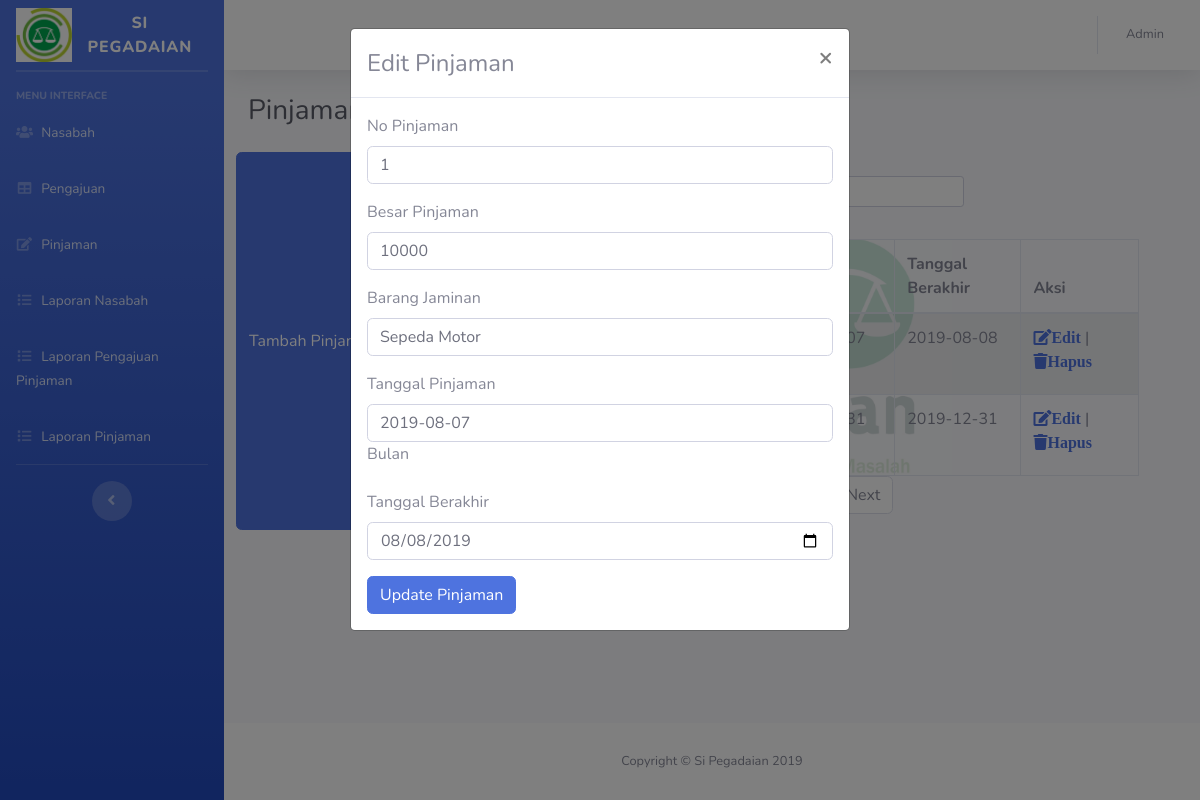
/admin/pinjaman.php?func=editPinjaman&tabel=pinjaman&key=nopinjaman&nopinjaman=1, run on the app's committed database.
### tables this page shows
CREATE TABLE `pinjaman` (
  `nopinjaman` varchar(16) NOT NULL,
  `besarpinjaman` int(11) NOT NULL,
  `barangjaminan` varchar(100) NOT NULL,
  `tanggalpinjaman` date NOT NULL,
  `tanggalberakhir` date NOT NULL
);

### function.php (called while the page is built, shortened)
<?php
function tampilData($tabel, $key = null){
    if (!$key == null) {
        $query = "SELECT *, sum($key) as total FROM $tabel";
        $mysqli = Database::getInstance()->getConnection();
        $result = $mysqli->query($query);
        while($d=mysqli_fetch_array($result)){
            $data[] =$d;
        }
    }else{
        $query = "SELECT * FROM $tabel";
        $mysqli = Database::getInstance()->getConnection();
        $result = $mysqli->query($query);
        while($d=mysqli_fetch_array($result)){
            $data[] =$d;
        }
    }
    return $data ?? '';
}
function ambilData($tabel,$key,$id){
    $query = "SELECT * FROM $tabel where $key = '$id'";
    $mysqli = Database::getInstance()->getConnection();
    $result = $mysqli->query($query);
    while($d=mysqli_fetch_array($result)){
        $data[] =$d;
    }
    return $data ?? '';
}
function cekData($tabel){
    $query = "SELECT * FROM $tabel";
    $mysqli = Database::getInstance()->getConnection();
    $result = $mysqli->query($query);
    if ($result->num_rows == 0) {
        return true;
    }else {
        return false;
    }
}
?>

### admin/pinjaman.php (the view, shortened to what this page needs)
<?php
include '../function.php';
?>
<!DOCTYPE html>
<html lang="en">
<head>
  <link href="../assets/css/all.min.css" rel="stylesheet" type="text/css">
  <link href="../assets/css/sb-admin-2.min.css" rel="stylesheet">
</head>
<body id="page-top">
  <div id="wrapper">
    <ul class="navbar-nav bg-gradient-primary sidebar sidebar-dark accordion" id="accordionSidebar">
      <a class="sidebar-brand d-flex align-items-center justify-content-center" href="index.html">
        <div class="sidebar-brand-icon">
          <img src="img/pegadaian.png" class="img-fluid ${3|rounded-top,rounded-right,rounded-bottom,rounded-left,rounded-circle,|}" alt="">
        </div>
        <div class="sidebar-brand-text mx-3">SI Pegadaian</div>
      </a>
      <hr class="sidebar-divider my-0">
      <hr class="sidebar-divider">
      <div class="sidebar-heading">
        Menu Interface
      </div>
      <li class="nav-item">
        <a class="nav-link" href="controller.php?hal=nasabah">
          <i class="fas fa-fw fa-users"></i>
          <span>Nasabah</span></a>
      </li>
      <li class="nav-item">
        <a class="nav-link" href="controller.php?hal=pengajuan_pinjaman">
          <i class="fas fa-fw fa-table"></i>
          <span>Pengajuan</span></a>
      </li>
      <li class="nav-item">
        <a class="nav-link" href="controller.php?hal=pinjaman">
          <i class="fas fa-fw fa-edit"></i>
          <span>Pinjaman</span></a>
      </li>
      <li class="nav-item">
        <a class="nav-link" href="controller.php?hal=laporan_nasabah" target="_blank">
          <i class="fas fa-fw fa-list"></i>
          <span>Laporan Nasabah</span></a>
      </li>
      <li class="nav-item">
        <a class="nav-link" href="controller.php?hal=laporan_pengajuan_pinjaman" target="_blank">
          <i class="fas fa-fw fa-list"></i>
          <span>Laporan Pengajuan Pinjaman</span></a>
      </li>
      <li class="nav-item">
        <a class="nav-link" href="controller.php?hal=laporan_pinjaman" target="_blank">
          <i class="fas fa-fw fa-list"></i>
          <span>Laporan Pinjaman</span></a>
      </li>
      <hr class="sidebar-divider d-none d-md-block">
      <div class="text-center d-none d-md-inline">
        <button class="rounded-circle border-0" id="sidebarToggle"></button>
      </div>
    </ul>
    <div id="content-wrapper" class="d-flex flex-column">
      <div id="content">
        <nav class="navbar navbar-expand navbar-light bg-white topbar mb-4 static-top shadow">
          <ul class="navbar-nav ml-auto">
            <li class="nav-item dropdown no-arrow">
              <a class="nav-link dropdown-toggle" href="#" id="userDropdown" role="button" data-toggle="dropdown" aria-haspopup="true" aria-expanded="false">
                <span class="mr-2 d-none d-lg-inline text-gray-600 small">Admin</span>
              </a>
            </li>
          </ul>
        </nav>
        <div class="container-fluid">
          <div class="d-sm-flex align-items-center justify-content-between mb-4">
            <h1 class="h3 mb-0 text-gray-800">Pinjaman</h1>
          </div>
          <div class="row">
          <button type="button" class="btn btn-primary" data-toggle="modal" data-target="#tambahPinjaman">Tambah Pinjaman
          </button>
            <table id="pinjaman" class="table table-striped table-bordered bg" style="width:100%">
              <thead>
                  <tr>
                      <th>No</th>
                      <th>No Pinjaman</th>
                      <th>Besar Pinjaman</th>
                      <th>Barang Jaminan</th>
                      <th>Tanggal Pinjaman</th>
                      <th>Tanggal Berakhir</th>
                      <th>Aksi</th>
                  </tr>
              </thead>
              <tbody>
              <?php
              if (cekData("pinjaman") == true) {
              }else {
                $no = 1;
                foreach (tampilData("pinjaman") as $d) {
                  ?>
                    <tr>
                        <td><?= $no++ ?></td>
                        <td><?= $d['nopinjaman']; ?></td>
                        <td><?= $d['besarpinjaman']; ?></td>
                        <td><?= $d['barangjaminan']; ?></td>
                        <td><?= $d['tanggalpinjaman']; ?></td>
                        <td><?= $d['tanggalberakhir']; ?></td>
                        <td><a href="pinjaman.php?func=editPinjaman&tabel=pinjaman&key=nopinjaman&nopinjaman=<?=$d['nopinjaman']; ?>" type="button" class="fa fa-edit" id="edit">Edit</a> | <a href="pinjaman.php?func=hapusDataPinjaman&tabel=pinjaman&key=nopinjaman&nopinjaman=<?=$d['nopinjaman']; ?>" class="fa fa-trash">Hapus</a></td>
                    </tr>
                <?php
                  }
                ?>
              <?php
              }
              ?>
              </tbody>
            </table>
          </div>
        </div>
      </div>
      <footer class="sticky-footer bg-white">
        <div class="container my-auto">
          <div class="copyright text-center my-auto">
            <span>Copyright &copy; Si Pegadaian 2019</span>
          </div>
        </div>
      </footer>
    </div>
  </div>
<div class="modal" id="myModal">
  <div class="modal-dialog">
    <div class="modal-content">
      <div class="modal-header">
        <h4 class="modal-title">Edit Pinjaman</h4>
        <button type="button" class="close" data-dismiss="modal">&times;</button>
      </div>
      <div class="modal-body">
        <form action="../function.php?func=updatePengajuan" method="GET">
        <?php
        foreach (ambilData($_GET['tabel'],$_GET['key'],$_GET['nopinjaman']) as $data) {
                  ?>
                <?php
                  }
                ?>
          <div class="form-group">
            <label for="nopinjaman">No Pinjaman</label>
            <input type="text" class="form-control" name="nopinjaman" value="<?= $data['nopinjaman'];?>">
          </div>
          <div class="form-group">
            <label for="besarpinjaman">Besar Pinjaman</label>
            <input class="form-control" name="besarpinjaman" id="besarpinjaman" value="<?= $data['besarpinjaman'];?>">
          </div>
          <div class="form-group">
            <label for="barangjaminan">Barang Jaminan</label>
            <input type="text" class="form-control" name="barangjaminan" value="<?= $data['barangjaminan'];?>">
          </div>
          <div class="form-group">
            <label for="tanggalpinjaman">Tanggal Pinjaman</label>
            <input type="input" class="form-control" name="tanggalpinjaman" value="<?= $data['tanggalpinjaman'];?>">
            <label for="tanggalpinjaman">Bulan</label>
          </div>
          <div class="form-group">
            <label for="tanggalberakhir">Tanggal Berakhir</label>
            <input type="date" class="form-control" name="tanggalberakhir" value="<?= $data['tanggalberakhir'];?>">
          </div>
          <button type="submit" class="btn btn-primary" name="func" value="updatePinjaman">Update Pinjaman</button>
        </form>
      </div>
    </div>
  </div>
</div>
</body>
</html>

### admin/pinjaman.php (style rules this page uses)
.bg { background-image: url("img/body.png"); height: 100%; background-position: center; background-repeat: no-repeat; background-size: 50%; }

### data on the page
pinjaman: tanggalberakhir "2019-08-08", nopinjaman "1", besarpinjaman "10000", barangjaminan "Sepeda Motor", tanggalpinjaman "2019-08-07", tanggalberakhir "08/08/2019"
pinjaman: tanggalberakhir "2019-12-31"
